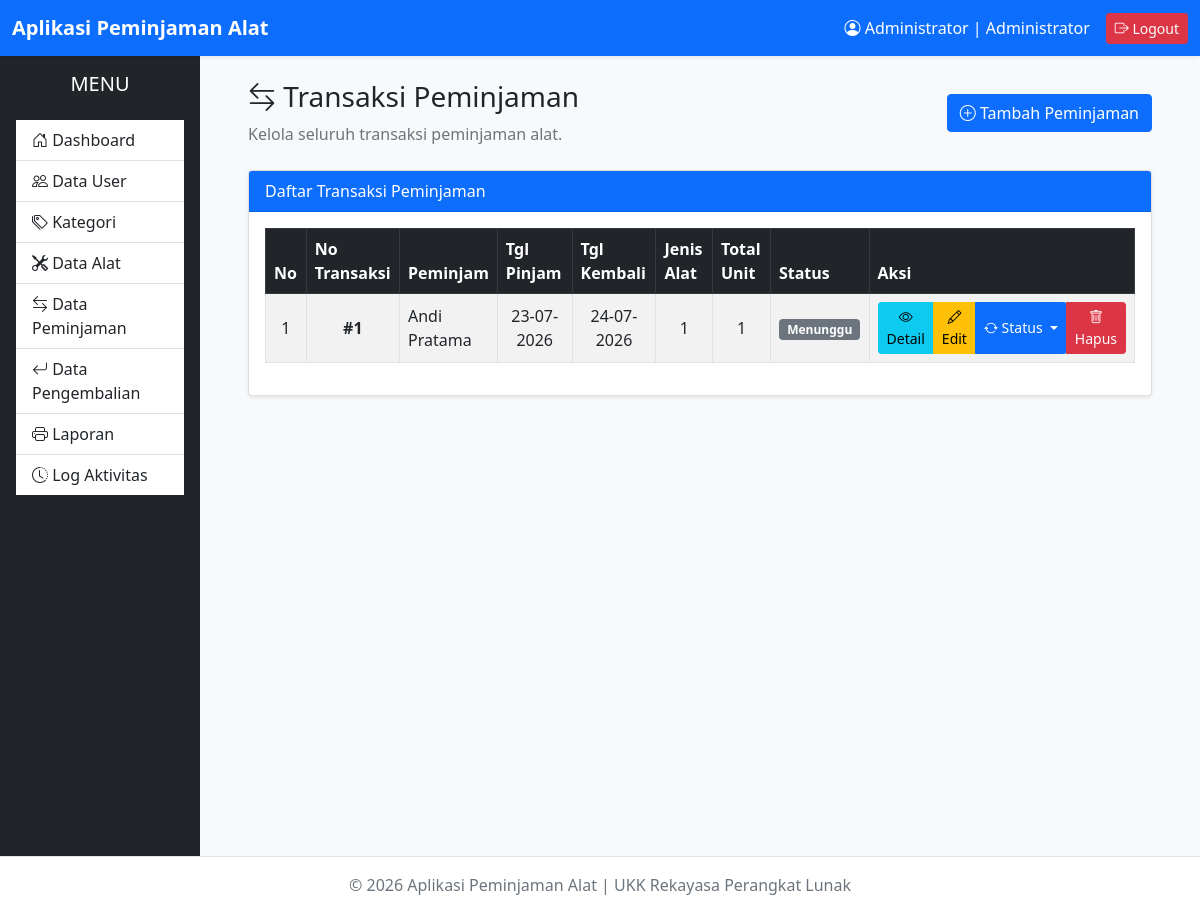
The page /administrator/peminjaman/index.php (signed in) on the database as committed earlier.
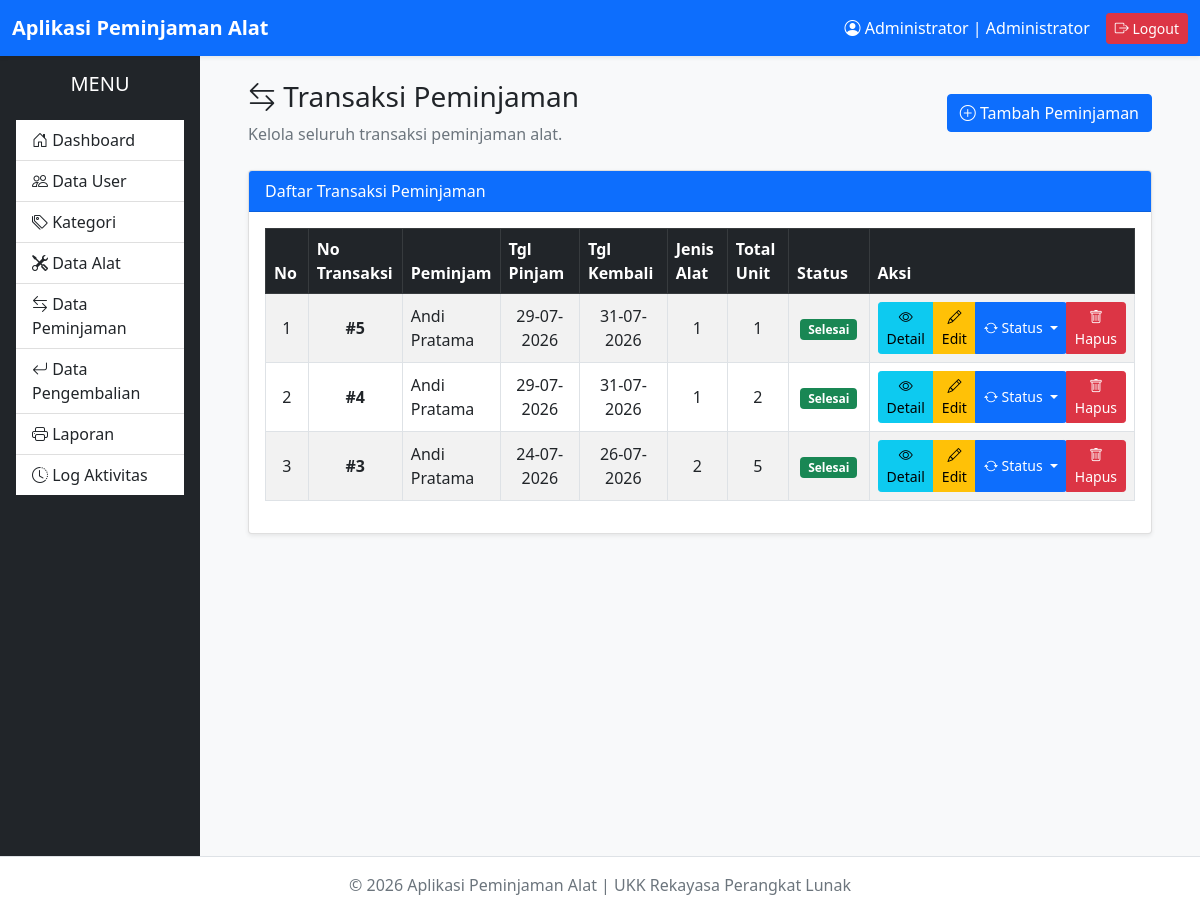
The same page on the database as committed later.
### tables this page shows
CREATE TABLE `peminjaman` (
  `id_peminjaman` int(11) NOT NULL,
  `id_user` int(11) NOT NULL,
  `tanggal_pinjam` date NOT NULL,
  `tanggal_kembali` date NOT NULL,
  `status` enum('Menunggu','Disetujui','Ditolak','Dipinjam','Selesai') DEFAULT 'Menunggu',
  `created_at` timestamp NOT NULL DEFAULT current_timestamp(),
  `updated_at` timestamp NOT NULL DEFAULT current_timestamp() ON UPDATE current_timestamp()
);

CREATE TABLE `users` (
  `id_user` int(11) NOT NULL,
  `nama_lengkap` varchar(100) NOT NULL,
  `username` varchar(50) NOT NULL,
  `password` varchar(255) NOT NULL,
  `level` enum('Administrator','Petugas','Peminjam') NOT NULL,
  `status` enum('Aktif','Tidak Aktif') DEFAULT 'Aktif',
  `created_at` timestamp NOT NULL DEFAULT current_timestamp(),
  `updated_at` timestamp NOT NULL DEFAULT current_timestamp() ON UPDATE current_timestamp()
);

### administrator/peminjaman/index.php (the view, shortened to what the changed rows need)
<?php
require_once '../../config/database.php';
$query = "
SELECT
    p.id_peminjaman,
    u.nama_lengkap,
    p.tanggal_pinjam,
    p.tanggal_kembali,
    p.status,
    COUNT(dp.id_detail) AS jumlah_item,
    COALESCE(SUM(dp.jumlah),0) AS total_unit
FROM peminjaman p
INNER JOIN users u
    ON p.id_user = u.id_user
LEFT JOIN detail_peminjaman dp
    ON p.id_peminjaman = dp.id_peminjaman
GROUP BY
    p.id_peminjaman,
    u.nama_lengkap,
    p.tanggal_pinjam,
    p.tanggal_kembali,
    p.status
ORDER BY
    p.id_peminjaman DESC
";
$result = $conn->query($query);
require_once '../../layouts/header.php';
require_once '../../layouts/sidebar.php';
?>
<div class="container-fluid">
    <div class="card shadow-sm">
        <div class="card-body">
            <div class="table-responsive">
                <table class="table table-bordered table-hover table-striped align-middle">
                    <thead class="table-dark">
                        <tr>
                            <th width="60">No</th>
                            <th width="100">No Transaksi</th>
                            <th>Peminjam</th>
                            <th width="120">Tgl Pinjam</th>
                            <th width="120">Tgl Kembali</th>
                            <th width="90">Jenis Alat</th>
                            <th width="90">Total Unit</th>
                            <th width="120">Status</th>
                            <th width="170">Aksi</th>
                        </tr>
                    </thead>
                    <tbody>
                        <?php
                        $no = 1;
                        if ($result->num_rows > 0):
                            while ($row = $result->fetch_assoc()):
                        ?>
                        <tr>
                            <td class="text-center">
                                <?= $no++ ?>
                            </td>
                            <td class="text-center">
                                <b>#<?= $row['id_peminjaman'] ?></b>
                            </td>
                            <td>
                                <?= htmlspecialchars($row['nama_lengkap']) ?>
                            </td>
                            <td class="text-center">
                                <?= date('d-m-Y', strtotime($row['tanggal_pinjam'])) ?>
                            </td>
                            <td class="text-center">
                                <?= date('d-m-Y', strtotime($row['tanggal_kembali'])) ?>
                            </td>
                            <td class="text-center">
                                <?= $row['jumlah_item'] ?>
                            </td>
                            <td class="text-center">
                                <?= $row['total_unit'] ?>
                            </td>
                            <td class="text-center">
                                <?php
                                switch ($row['status']) {
                                    case 'Menunggu':
                                        echo '<span class="badge bg-secondary">Menunggu</span>';
                                        break;
                                    case 'Selesai':
                                        echo '<span class="badge bg-success">Selesai</span>';
                                        break;
                                }
                                ?>
                            </td>
                            <td>
                                <div class="btn-group btn-group-sm">
                                    <a href="detail.php?id=<?= $row['id_peminjaman'] ?>" class="btn btn-info">
                                        <i class="bi bi-eye"></i>
                                        Detail
                                    </a>
                                    <a href="edit.php?id=<?= $row['id_peminjaman'] ?>" class="btn btn-warning">
                                        <i class="bi bi-pencil"></i>
                                        Edit
                                    </a>
                                    <button type="button" class="btn btn-primary dropdown-toggle"
                                        data-bs-toggle="dropdown">
                                        <i class="bi bi-arrow-repeat"></i>
                                        Status
                                    </button>
                                    <a href="hapus.php?id=<?= $row['id_peminjaman'] ?>" class="btn btn-danger"
                                        onclick="return confirm('Yakin ingin menghapus transaksi ini?')">
                                        <i class="bi bi-trash"></i>
                                        Hapus
                                    </a>
                                </div>
                            </td>
                        </tr>
                        <?php
                            endwhile;
                        endif; ?>
                    </tbody>
                </table>
            </div>
        </div>
    </div>
</div>
<?php
require_once '../../layouts/footer.php';
?>

Rows that differ between the two databases and show on the page:
removed peminjaman: id_peminjaman "1", id_user.nama_lengkap "Andi Pratama", tanggal_pinjam "23-07-2026", tanggal_kembali "24-07-2026", jumlah_item "1", total_unit "1", status "Menunggu"
added peminjaman: id_peminjaman "5", id_user.nama_lengkap "Andi Pratama", tanggal_pinjam "29-07-2026", tanggal_kembali "31-07-2026", jumlah_item "1", total_unit "1", status "Selesai"
added peminjaman: id_peminjaman "4", id_user.nama_lengkap "Andi Pratama", tanggal_pinjam "29-07-2026", tanggal_kembali "31-07-2026", jumlah_item "1", total_unit "2", status "Selesai"
added peminjaman: id_peminjaman "3", id_user.nama_lengkap "Andi Pratama", tanggal_pinjam "24-07-2026", tanggal_kembali "26-07-2026", jumlah_item "2", total_unit "5", status "Selesai"
